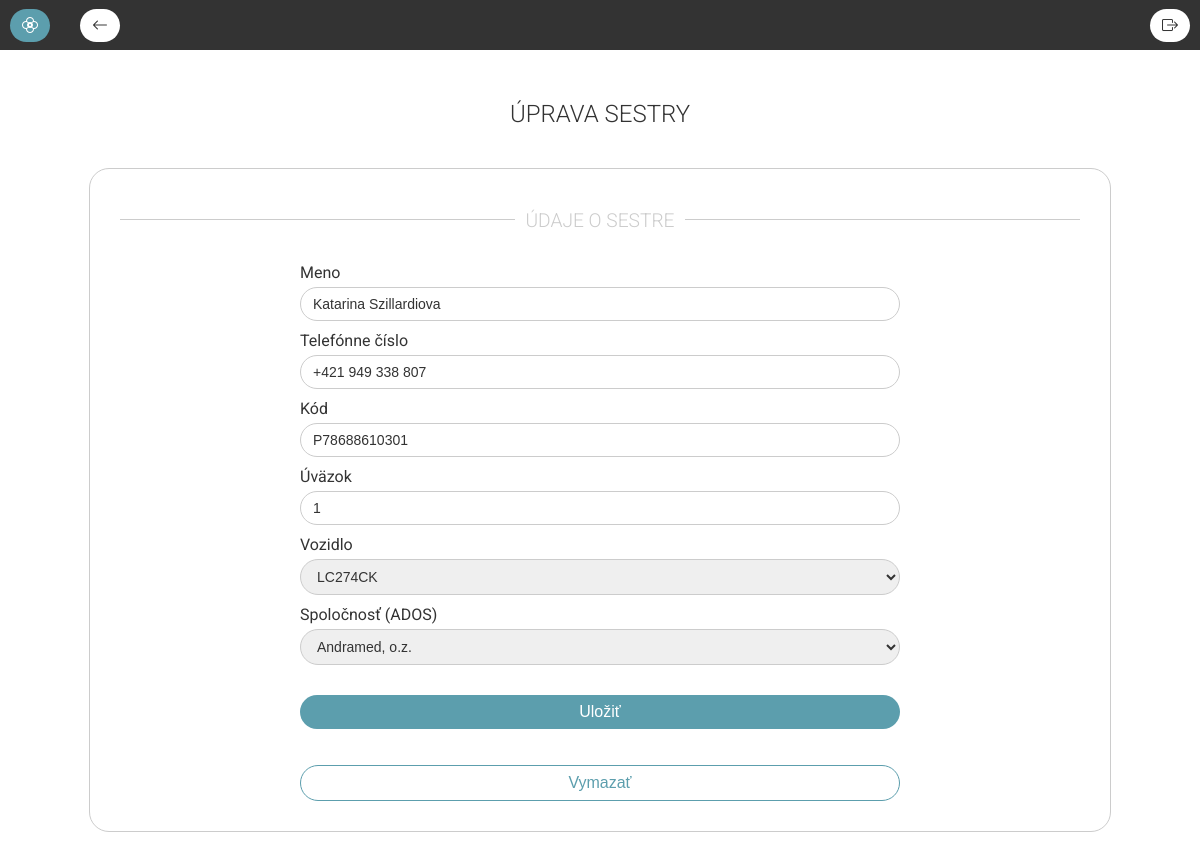
The app's page /nurse/update/8 (signed in) with its own data.
### tables this page shows
CREATE TABLE sestry (
            id INTEGER PRIMARY KEY AUTOINCREMENT,
            meno TEXT NOT NULL,
            kod TEXT,
            uvazok DECIMAL(2,1),
            vozidlo INTEGER,
            ados INTEGER, phone_number TEXT,
            FOREIGN KEY (vozidlo) REFERENCES auta(id) ON DELETE SET NULL,
            FOREIGN KEY (ados) REFERENCES adosky(id) ON DELETE SET NULL
        );

CREATE TABLE auta (
                id INTEGER PRIMARY KEY AUTOINCREMENT,
                evc TEXT NOT NULL
            );

CREATE TABLE adosky (
                id INTEGER PRIMARY KEY AUTOINCREMENT,
                nazov TEXT NOT NULL,
                ico TEXT NOT NULL,
                ulica TEXT,
                mesto TEXT,
                identifikator TEXT,
                kod TEXT
            , "passwordHash" TEXT NULL);

### routes/nurses.py (the view, shortened to what this page needs)
@nurse_bp.route('/nurse/update/<int:id>', methods=['GET', 'POST'])
@login_required
def update_nurse(id):
    cars = get_cars()
    companies = get_companies()
    nurse = get_nurse(id)
    if not nurse:
        return "Sestra nenájdená", 404
    return render_template("details/nurse.html", nurse=nurse, cars=cars, companies=companies)

### routes/auth.py (called while the page is built)
def setup_login_manager(login_manager) -> None:
    @login_manager.user_loader
    def load_user(user_id: int) -> User:
        conn = get_db_connection()
        usedData = conn.execute("SELECT * FROM adosky WHERE id = ?", (user_id,)).fetchone()
        conn.close()
        if usedData:
            return User(id       = int(usedData['id']),
                        username = usedData['identifikator'],
                        password = usedData['passwordHash'])
        return None

### routes/cars.py (called while the page is built)
def get_cars():
    conn = get_db_connection()
    rows = conn.execute("SELECT * FROM auta").fetchall()
    conn.close()
    return [Car(row) for row in rows]

### routes/companies.py (called while the page is built)
def get_companies():
    conn = get_db_connection()
    rows = conn.execute("SELECT * FROM adosky").fetchall()
    conn.close()
    return [Company(row) for row in rows]

### routes/nurses.py (called while the page is built)
def get_nurse(id):
    conn = get_db_connection()
    row = conn.execute("SELECT * FROM sestry WHERE id = ?", (id,)).fetchone()
    conn.close()
    return Nurse(row) if row else None

### utils/database.py (called while the page is built)
def get_db_connection():
    conn = sqlite3.connect(DATABASE_FILE)
    conn.row_factory = sqlite3.Row
    return conn

### templates/details/nurse.html (shortened to what this page needs)
{% extends "base.html" %}
{% block content %}
<h1>Úprava sestry</h1>
<div class="section">
    <div class="lined-heading"><span>Údaje o sestre</span></div>
    <form id="nurseForm" method="POST" action="{{ url_for('nurse.update_nurse', id=nurse.id) }}">
        <div class="form-group">
            <label for="meno">Meno</label>
            <input type="text" name="meno" id="meno" value="{{ nurse.meno }}">
        </div>
        <div class="form-group">
            <label for="phone_number">Telefónne číslo</label>
            <input type="text" name="phone_number" id="phone_number" value="{{ nurse.phone_number }}">
        </div>
        <div class="form-group">
            <label for="kod">Kód</label>
            <input type="text" name="kod" id="kod" value="{{ nurse.kod }}">
        </div>
        <div class="form-group">
            <label for="uvazok">Úväzok</label>
            <input type="number" name="uvazok" id="uvazok" value="{{ nurse.uvazok }}" step="0.1" min="0" max="1">
        </div>
        <div class="form-group">
            <label for="vozidlo">Vozidlo</label>
            <select name="vozidlo" id="vozidlo">
                {% for car in cars %}
                <option value="{{ car.id }}" {% if car.id==nurse.vozidlo %}selected{% endif %}>
                    {{ car.evc }}
                </option>
                {% endfor %}
            </select>
        </div>
        <div class="form-group">
            <label for="ados">Spoločnosť (ADOS)</label>
            <select name="ados" id="ados">
                {% for company in companies %}
                <option value="{{ company.id }}" {% if company.id==nurse.ados %}selected{% endif %}>
                    {{ company.nazov }}
                </option>
                {% endfor %}
            </select>
        </div>
        <button type="submit" class="btn">Uložiť</button>
    </form>
    <form method="POST" action="{{ url_for('nurse.delete_nurse', id=nurse.id) }}" style="margin-top: 1rem;"
        onsubmit="return confirm('Naozaj chcete vymazať sestru?');">
        <button type="submit" class="btn warning">Vymazať</button>
    </form>
</div>
{% endblock %}

### static/css/global.css (style rules this page uses)
body { margin: 60px 0; padding: 0; font-family: 'Roboto', sans-serif; background: #fff; box-sizing: border-box; width: 100vw; height: 100vh; overflow-x: hidden; }
h1, h2, h3 { margin: 10px; text-transform: uppercase; font-weight: 300; }
h1 { font-size: 1.5em; color: #333; margin: 40px 0; }
.section { padding: 30px; height: fit-content; border: solid 1px #ccc; border-radius: 20px; margin-bottom: 20px; width: 80%; display: flex; flex-direction: column; align-items: center; }
.lined-heading { width: 100%; text-align: center; border-top: 1px solid #ccc; line-height: 0.1em; margin: 20px 0 40px; }
.lined-heading span { background: #fff; padding: 0 10px; font-size: 1.2rem; font-weight: 300; color: #ccc; text-transform: uppercase; }
form { width: 600px; }
label { font-weight: 400; margin-bottom: 5px; color: #333; }
.form-group { display: flex; flex-direction: column; margin-bottom: 10px; position: relative; justify-content: flex-end; width: 100%; }
input, select, textarea { padding: 8px 12px; border: 1px solid #ccc; border-radius: 20px; font-size: 14px; font-family: Arial, Helvetica, sans-serif; width: 100%; box-sizing: border-box; color: #333; }
.btn { background-color: #5C9EAD; color: white; padding: 8px 20px; border: none; border-radius: 20px; font-size: 16px; cursor: pointer; margin-top: 20px; min-width: 100px; width: 100%; text-decoration: "none"; }
.btn.warning { background-color: #fff; color: #5C9EAD; border: 1px solid #5C9EAD; text-decoration: none; }

### records on screen
sestry: meno "Katarina Szillardiova", phone_number "+421 949 338 807", kod "P78688610301", uvazok "1", vozidlo "LC274CK", ados "Andramed, o.z."
